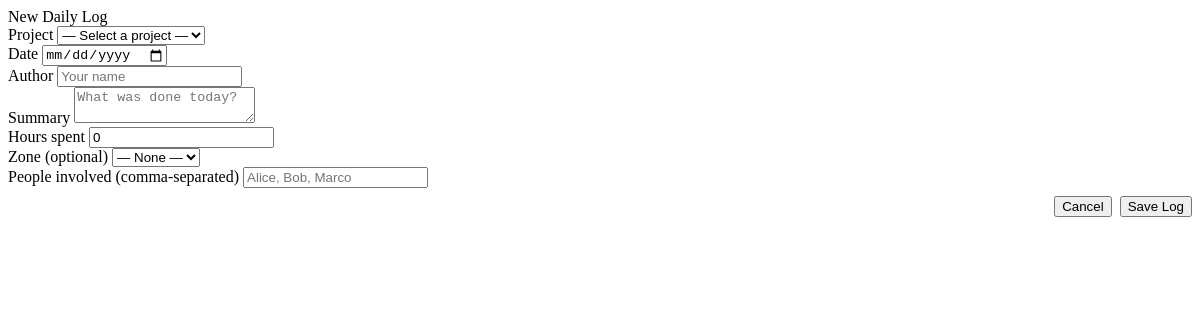
Before: /logs/1/edit with the older database file.
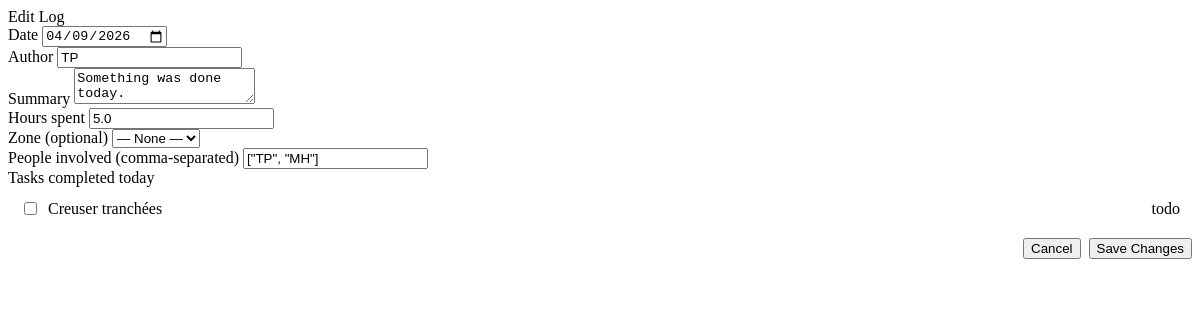
After: the same page with the newer database file.
### app/models/models.py (models this page shows, shortened)
class DailyLogBase(SQLModel):
    date: date
    author: str
    time_spent_hours: float
    summary: Optional[str] = ""
    people_involved: Optional[str] = ""

class DailyLog(DailyLogBase, table=True):
    id: Optional[int] = Field(default=None, primary_key=True)
    project_id: int = Field(foreign_key="project.id")
    zone_id: Optional[int] = Field(default=None, foreign_key="zone.id")
    created_at: datetime = Field(default_factory=datetime.now)
    project: Optional[Project] = Relationship(back_populates="daily_logs")
    tasks_completed: List[Task] = Relationship(
        back_populates="daily_logs", link_model=DailyLogTaskLink
    )
    expenses_logged: List[Expense] = Relationship(
        back_populates="daily_logs", link_model=DailyLogExpenseLink
    )

class TaskBase(SQLModel):
    title: str
    description: Optional[str] = None
    status: str = "todo"  # todo | in_progress | blocked | done
    priority: str = "normal"  # low | normal | high | urgent
    assigned_to: Optional[str] = None
    due_date: Optional[date] = None

class Task(TaskBase, table=True):
    id: Optional[int] = Field(default=None, primary_key=True)
    project_id: int = Field(foreign_key="project.id")
    zone_id: Optional[int] = Field(default=None, foreign_key="zone.id")
    parent_task_id: Optional[int] = Field(default=None, foreign_key="task.id")
    created_at: datetime = Field(default_factory=datetime.utcnow)
    project: Optional[Project] = Relationship(back_populates="tasks")
    zone: Optional[Zone] = Relationship(back_populates="tasks")
    daily_logs: List["DailyLog"] = Relationship(
        back_populates="tasks_completed", link_model=DailyLogTaskLink
    )
    inventory_items: List["InventoryItem"] = Relationship(back_populates="linked_task")

### app/routers/pages.py (the view)
@router.get("/logs/{log_id}/edit")
async def log_edit_modal(
    log_id: int,
    request: Request,
    session: AsyncSession = Depends(get_session),
):
    log = await session.get(DailyLog, log_id)
    project_id = log.project_id if log else None
    projects_r = await session.execute(select(Project))
    projects = projects_r.scalars().all()
    tasks_r = await session.execute(select(Task))
    tasks = tasks_r.scalars().all()
    return templates.TemplateResponse(
        "partials/log_modal.html",
        {
            "request": request,
            "log": log,
            "projects": projects,
            "tasks": tasks,
            "project_id": project_id,
            "default_project_id": None,
        },
    )

### app/templates/partials/log_modal.html (shortened to what this page needs)
<div class="modal-backdrop">
  <div class="modal">
    <div class="modal-title">{{ "Edit Log" if log else "New Daily Log" }}</div>
    <form method="post" action="{{ '/logs/' + log.id|string + '/edit' if log else '/logs/new' }}">
      {% if not log %}
      <div class="form-group">
        <label>Project</label>
        <select name="project_id" required>
          <option value="">— Select a project —</option>
        </select>
      </div>
      {% endif %}
      <div class="form-row">
          <div class="form-group">
            <label>Date</label>
            <input type="date" name="date" value="{{ log.date if log else today }}" required>
          </div>
          <div class="form-group">
            <label>Author</label>
            <input name="author" value="{{ log.author if log else '' }}" placeholder="Your name" required>
          </div>
      </div>
        <div class="form-group">
            <label>Summary</label>
            <textarea name="summary" placeholder="What was done today?">{{ log.summary if log else '' }}</textarea>
        </div>
      <div class="form-row">
          <div class="form-group">
            <label>Hours spent</label>
            <input type="number" step="0.5" name="time_spent_hours" value="{{ log.time_spent_hours if log else 0 }}" min="0">
          </div>
          <div class="form-group">
            <label>Zone (optional)</label>
            <select name="zone_id">
              <option value="">— None —</option>
            </select>
          </div>
      </div>
      <div class="form-group">
        <label>People involved (comma-separated)</label>
        <input name="people" value="{{ log.people_involved if log else '' }}" placeholder="Alice, Bob, Marco">
      </div>
      {% if tasks %}
      <div class="form-group">
        <label>Tasks completed today</label>
        <div style="border:1px solid var(--border);border-radius:3px;padding:0.75rem;display:flex;flex-direction:column;gap:0.5rem;max-height:200px;overflow-y:auto">
          {% for t in tasks %}
          <label style="display:flex;align-items:center;gap:0.5rem;text-transform:none;letter-spacing:0;color:var(--text);cursor:pointer">
            <input type="checkbox" name="task_ids" value="{{ t.id }}" style="width:auto">
            <span>{{ t.title }}</span>
            <span class="badge badge-{{ t.status }}" style="margin-left:auto">{{ t.status }}</span>
          </label>
          {% endfor %}
        </div>
      </div>
      {% endif %}
      <div style="display:flex;gap:0.5rem;justify-content:flex-end;margin-top:0.5rem">
        <button type="button" class="btn btn-secondary" onclick="closeModal()">Cancel</button>
        <button type="submit" class="btn btn-primary">{{ "Save Changes" if log else "Save Log" }}</button>
      </div>
    </form>
  </div>
</div>

Changed rows visible on the page:
added DailyLog: date "04/09/2026", author "TP", summary "Something was done today.", time_spent_hours "5.0", people "[\"TP\", \"MH\"]"
added Task: title "Creuser tranchées", status "todo"
Other visible differences:
{{ "Edit Log" if log else "New Daily Log" }}: "New Daily Log" → "Edit Log"
{{ "Save Changes" if log else "Save Log" }}: "Save Log" → "Save Changes"
form field project_id: "— Select a project —" → (not shown)
form field time_spent_hours: "0" → (not shown)
text no longer shown: "Project"
text now shown: "Tasks completed today"
